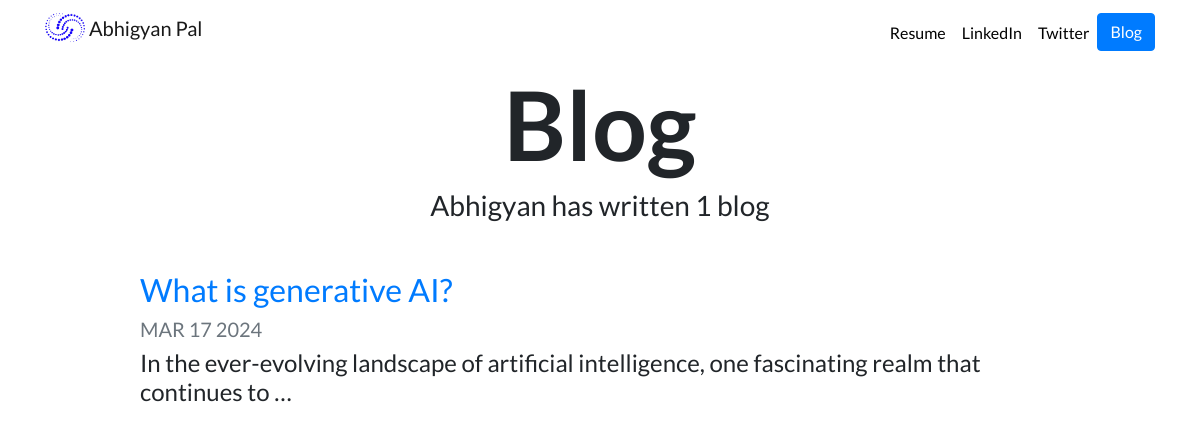
Screenshot of /blog/ with the database file from the repository.
### blog/models.py (models this page shows, shortened)
class Blog(models.Model):
    title = models.CharField(max_length = 200)
    description = models.TextField()
    date = models.DateField()

### blog/views.py (the view)
# urls.py: path('',views.all_blogs, name = 'all_blogs' ),
def all_blogs(request):
    blogs = Blog.objects.order_by('-date')#to get oldest date first, use just date
    return render(request, 'blog/all_blogs.html', {'blogs':blogs})

### blog/templates/blog/all_blogs.html
{% extends "portfolio/base.html" %}
{% load static %}
{% block content %}
<h1 id="blogtitle" class="font-weight-bold text-center">Blog</h1>
<h3 class="text-center mb-5">Abhigyan has written {{ blogs.count }} blog{{ blogs.count|pluralize }}</h3>
{% for blog in blogs %}
<div class="row justify-content-center my-3">
  <div class="col-md-10">
    <a href="{% url 'blog:detail' blog.id %}">
      <h2>{{ blog.title }}</h2>
    </a>
    <h5 class="text-muted">{{ blog.date|date:'M d Y'|upper }}</h5>
    <h4>{{ blog.description|striptags|truncatechars:100 }}</h4>
  </div>
</div>
{% endfor %}
{% endblock %}

### portfolio/static/portfolio/custom.css (style rules this page uses)
body { font-family: 'Lato', sans-serif; }
#blogtitle { font-size: 6rem; }

### rows the page displays
Blog: title "What is generative AI?", date "MAR 17 2024", description "In the ever-evolving landscape of artificial intelligence, one fascinating realm that continues to …"

### other values shown
{{ blogs.count }} "1"
